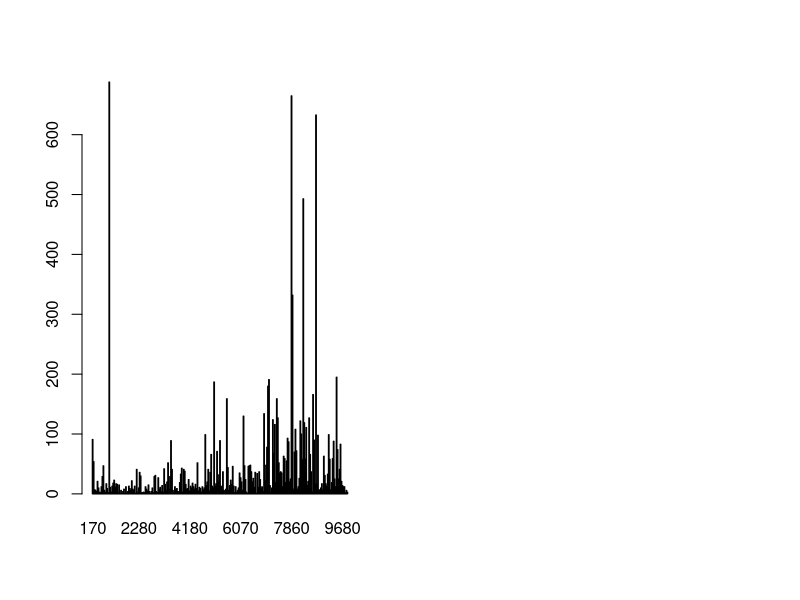

This figure's R source: (Note: this script raises an error after producing the figure.)
## ---- chunk 1
df <- read.csv('dataset.csv')
df$VETSTAT <- as.factor(df$VETSTAT)
df$IND <- as.factor(df$IND)
head(df)
## ---- chunk 2
# aggregating the industry variable
par(mfrow=c(1,2))
plot(df$IND)
plot(df$IND_revised)
## ---- chunk 3

